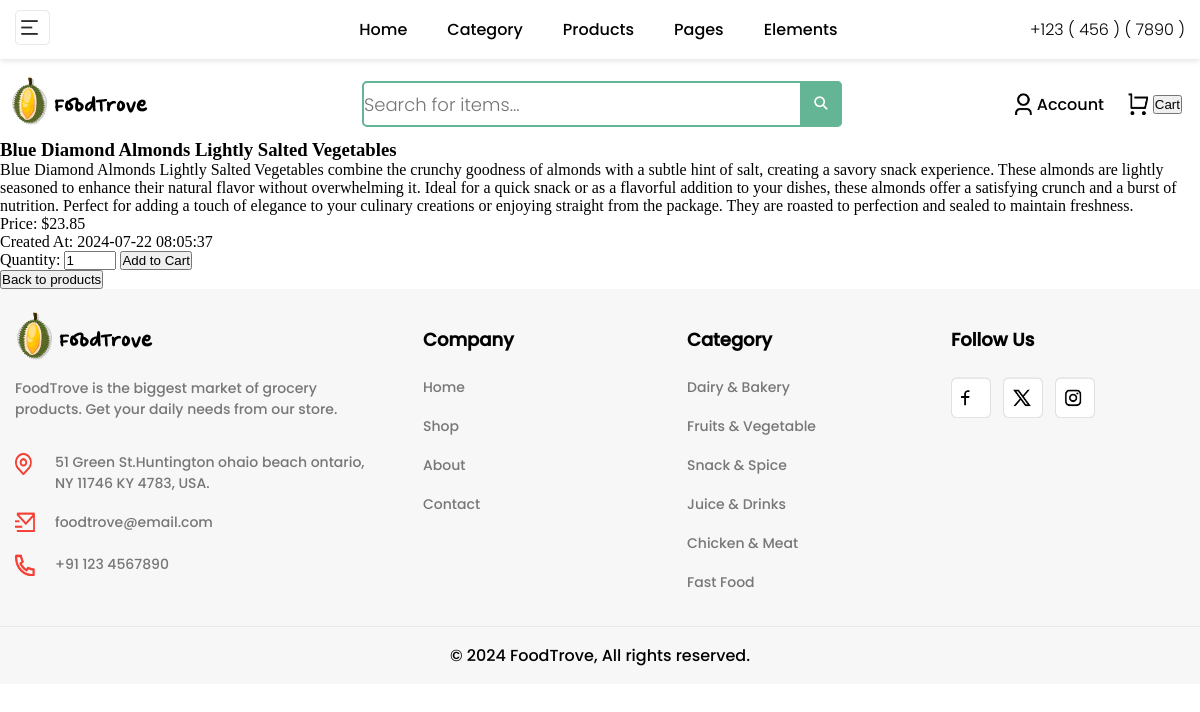
The page /products/product_view.php?id=3 on the database its author committed.
### tables this page shows
CREATE TABLE products (
    id INT AUTO_INCREMENT PRIMARY KEY,
    name VARCHAR(100) NOT NULL,
    description TEXT NOT NULL,
    img_link VARCHAR(255) DEFAULT NULL,
    price DECIMAL(10, 2) NOT NULL,
    created_at TIMESTAMP DEFAULT CURRENT_TIMESTAMP
);

### products/product_view.php (the view, shortened to what this page needs)
<?php
include __DIR__ . '/../includes/header.php';
include __DIR__ . '/../includes/db.php';
$productId = $_GET['id'];
$sql = "SELECT * FROM products WHERE id = ?";
$stmt = $pdo->prepare($sql);
$stmt->execute([$productId]);
$product = $stmt->fetch();
if ($product):
?>
<link rel="stylesheet" href="/assets/css/cart_popup.css">
<div class="cart">
    <div class="cart-item">
        <h3><?php echo $product['name']; ?></h3>
        <p><?php echo $product['description']; ?></p>
        <p>Price: $<?php echo $product['price']; ?></p>
        <p>Created At: <?php echo $product['created_at']; ?></p>
        <form action="/cart/add.php" method="POST">
            <label for="quantity">Quantity:</label>
            <input type="number" id="quantity" name="quantity" min="1" max="20" value="1">
            <button type="submit">Add to Cart</button>
        </form>
    </div>
</div>
<button onclick="history.back()">Back to products</button>
<?php
else:
    echo "Product not found.";
endif;
include __DIR__ . '/../includes/footer.php';
?>

### assets/css/footer.css (style rules this page uses)
* { margin: 0; padding: 0; box-sizing: border-box; }

### assets/css/main.css (style rules this page uses)
:root { --main-font-family: 'Poppins', sans-serif; --light-font-family: 'LightPoppins', sans-serif; --bold-font-family: 'BoldPoppins', sans-serif; --second-font-family: 'QuickSand', sans-serif; --main-background-color: #F7F7F8; --second-font-family-bold: 'QuickSandBold', sans-serif; --hover-button-color: #f42618; --button-color: #F53E32; }

### rows shown on the page
products: name "Blue Diamond Almonds Lightly Salted Vegetables", description "Blue Diamond Almonds Lightly Salted Vegetables combine the crunchy goodness of almonds with a subtle hint of salt, creating a savory snack experience. These almonds are lightly seasoned to enhance their natural flavor without overwhelming it. Ideal for a quick snack or as a flavorful addition to your dishes, these almonds offer a satisfying crunch and a burst of nutrition. Perfect for adding a touch of elegance to your culinary creations or enjoying straight from the package. They are roasted to perfection and sealed to maintain freshness.", price "23.85", created_at "2024-07-22 08:05:37"
